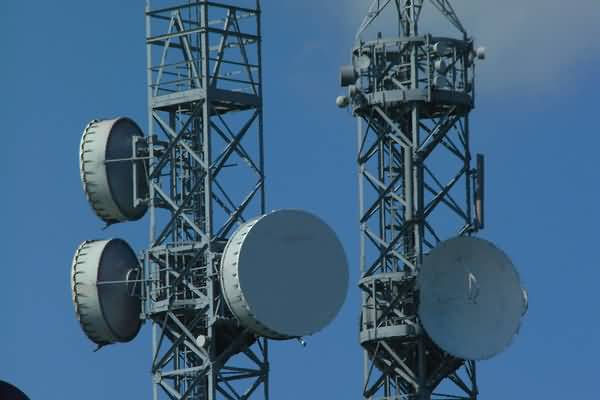
//> input picture Interpolacion/Interpolacion/Sample.jpg, 600 x 400 px
$ ./Source   (built with g++ and OpenCV 4)
//> lines starting //> are read from the running program, lines starting //| are printed output that depends on the picture
#include <cstdio>
#include <iostream>

#include<opencv2/imgproc/imgproc.hpp>
#include<opencv2/highgui/highgui.hpp>

#define dbg(x) cout <<#x<<"="<<x<<endl
#define dbg2(x,y) cout <<#x<<"="<<x<<" " <<#y<<"="<<y<<endl

using namespace std;
using namespace cv;


Mat NNI(Mat img, int rsz) {

	Mat out(img.rows * rsz,img.cols * rsz , CV_8UC3);

	//Vectorizando
	vector<Vec3b> v;

	for (int j = 0; j < img.rows; j++)
		for (int i = 0; i < img.cols; i++)
			v.push_back(img.at<Vec3b>(Point(i, j)));

	// Nearest Neighbor Interpolation
	int cont = 0;
	for (int j = 0; j < out.rows; j += rsz) {
		for (int i = 0; i < out.cols; i += rsz) {
			// Pintar vecinos i,j
			for (int dy = 0; dy < rsz;dy++) {
				for (int dx = 0; dx < rsz;dx++) {
					out.at<Vec3b>(Point(i+dx, j+dy)) = v[cont];
				}
			}
			cont++;
		}
	}

	return out;
}


Mat BilImgS(Mat img, int rsz) {

	Mat out(img.rows*rsz+1, img.cols*rsz+1, CV_8UC3);

	Vec3d A, B, C, D, offset, Y;
	float x_diff, y_diff;
	int dx = 0; int dy = 0;

	for (int j = rsz; j < out.rows; j += rsz) {
		dx = 0;
		for (int i = rsz; i < out.cols; i += rsz) {
			out.at<Vec3b>(Point(i , j)) = img.at<Vec3b>(Point(dx, dy));
			dx++;
		}
		dy++;
	}

	dx = 1, dy = 1;
	for (int j = rsz; j < out.rows-1; j += rsz) {
		dx = 1;
		for (int i = rsz; i < out.cols-1; i += rsz) {
			// Sacando los pixels
			//dbg2(dx, dy);
			A = img.at<Vec3b>(Point(dx, dy));
			B = img.at<Vec3b>(Point(dx-1, dy));
			C = img.at<Vec3b>(Point(dx , dy-1));
			D = img.at<Vec3b>(Point(dx-1, dy-1));

			// Y = A(1-w)(1-h) + B(w)(1-h) + C(h)(1-w) + Dwh

			for (int dyy = j-rsz; dyy <= j;dyy++) {
				for (int dxx = i-rsz; dxx <= i; dxx++) {
					//dbg2(dxx,dyy);
					float w = 1-((j - dyy) / (rsz+1));
					float h = 1-((i - dxx) / (rsz+1));

					// Y = A(1-w)(1-h) + B(w)(1-h) + C(h)(1-w) + Dwh
					Y[0] = (int)(A[0] *(1 - w)*(1 - h) + B[0] *(w)*(1 - h) + C[0] *(h)*(1 - w) + D[0] *(w*h));
					Y[1] = (int)(A[1] * (1 - w)*(1 - h) + B[1] * (w)*(1 - h) + C[1] * (h)*(1 - w) + D[1] * (w*h));
					Y[2] = (int)(A[2] * (1 - w)*(1 - h) + B[2] * (w)*(1 - h) + C[2] * (h)*(1 - w) + D[2] * (w*h));

					out.at<Vec3b>(Point(dxx, dyy)) = Y;

				}
			}

			dx++;
		}
		dy++;
	}


	return out;
}

int main() {
	Mat img = imread("Sample.jpg", CV_LOAD_IMAGE_COLOR);
//> img is the input picture: 400 rows x 600 cols, CV_8UC3; mean B, G, R 130.6, 100.2, 64.7
	if (!img.data) { cout << "No se puede abrir o encontrar esta imagen\n" << std::endl;
		return -1;
	}

	int w1 = img.rows;
//> w1 = 400
	int h1 = img.cols;
//> h1 = 600

	int rsz = 3; // veces que crecera la imagen
	img = NNI(img,rsz);      // Funcion Nearest neighbor Interpolation
//> after the loop in NNI, `for (int j = 0; j < img.rows; j++)`: v = 240000 items
//> the loop in NNI, `for (int j = 0; j < out.rows; j += rsz)` made 400 passes
//> cont on passes 1 to 3: 600, 1200, 1800
//> after the loop in NNI, `for (int j = 0; j < out.rows; j += rsz)`: cont = 240000

	img = BilImgS(img,rsz);    // Funcion Bilineal
//> after the loop in BilImgS, `for (int j = rsz; j < out.rows; j += rsz)`:
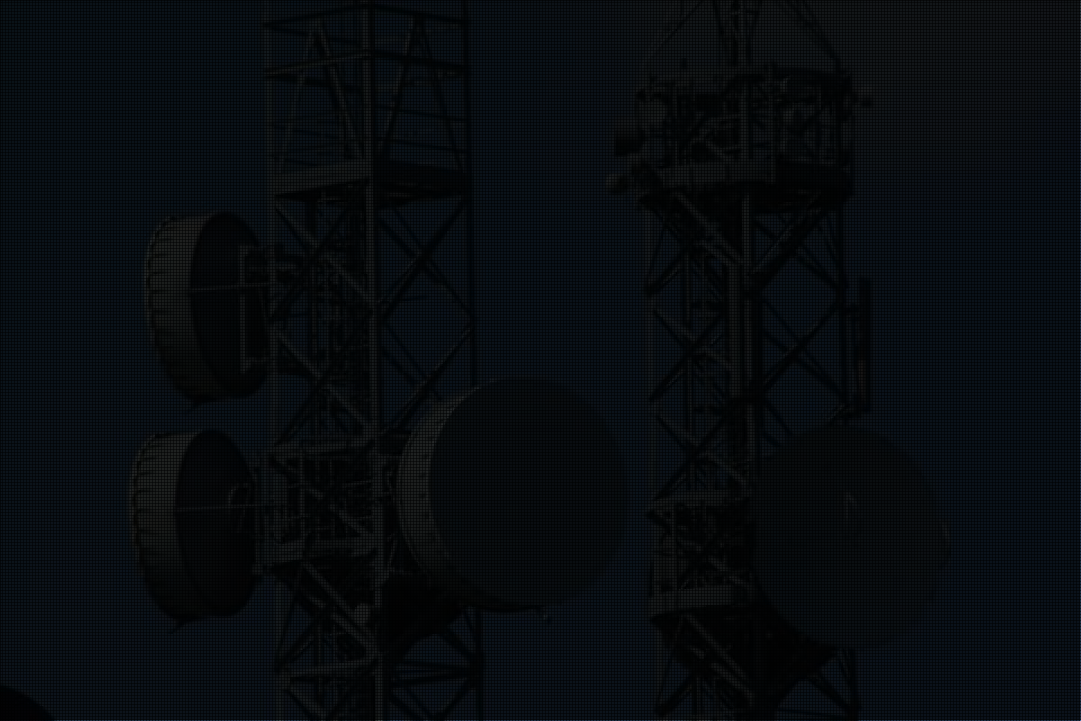
//> out: 3601 rows x 5401 cols, CV_8UC3 (shown at 1/5 size); mean B, G, R 14.5, 11.1, 7.2
//> after the loop in BilImgS, `for (int j = rsz; j < out.rows; j += rsz)`: dx = 1800; dy = 1200
//> the loop in BilImgS, `for (int j = rsz; j < out.rows-1; j += rsz)` made 1199 passes
//> D on passes 1 to 3: [150, 133, 107], [150, 133, 107], [150, 133, 107]
//> after the loop in BilImgS, `for (int j = rsz; j < out.rows-1; j += rsz)`: dx = 1800; A = [169, 114, 69]; dy = 1200

	imshow("Montando",img);

	imwrite("Salida_google.jpg",img);

	waitKey(0);
	return 0;
}
